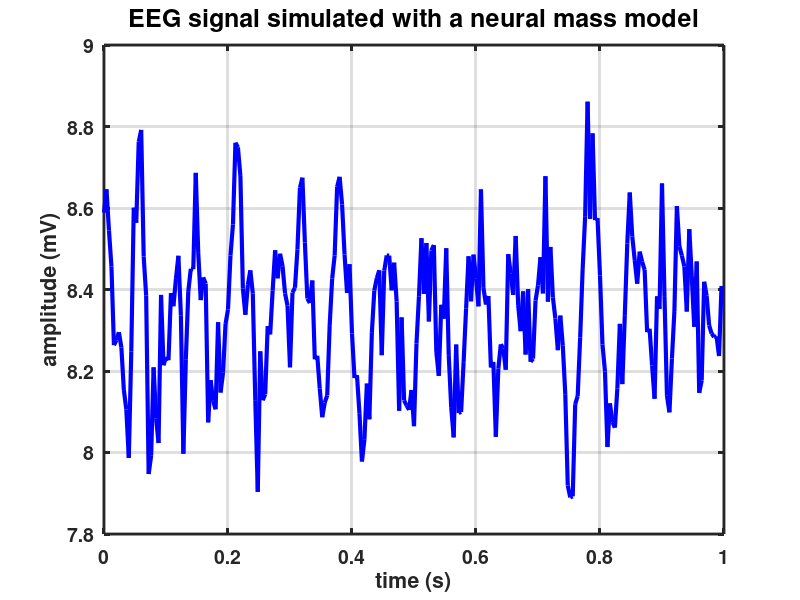
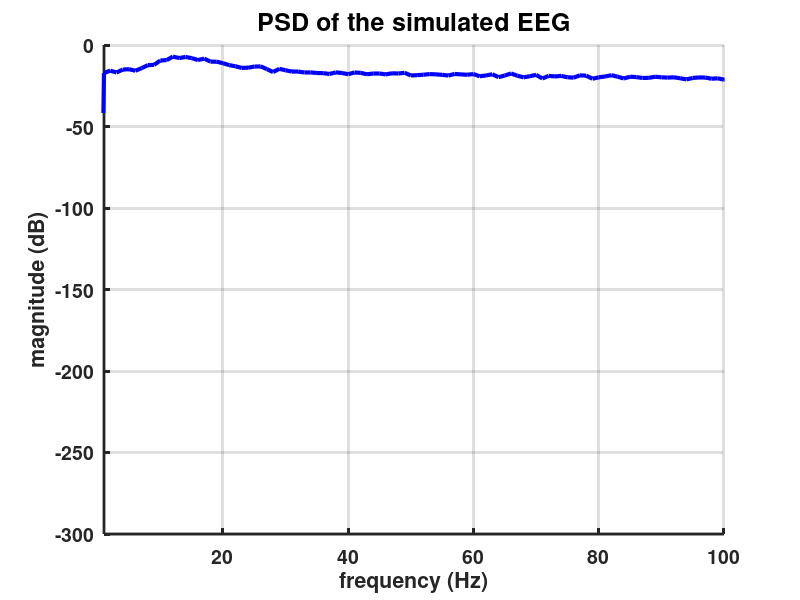
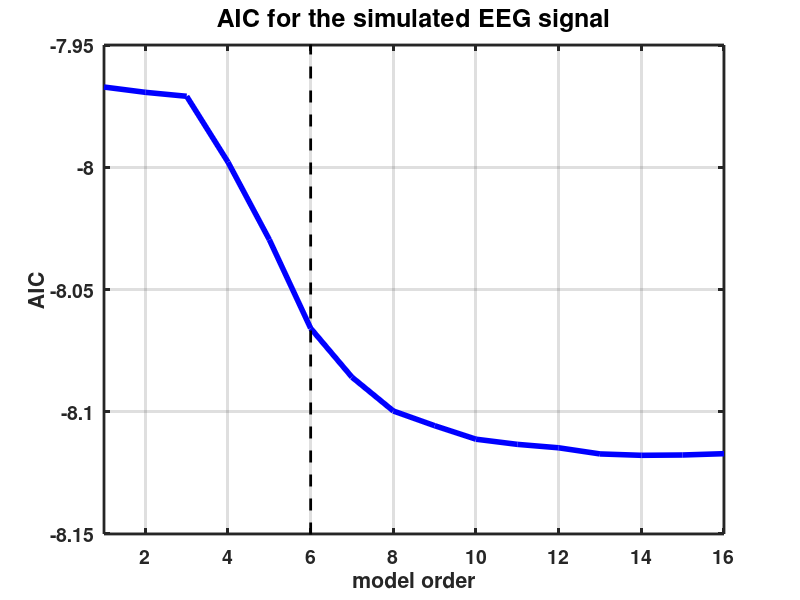
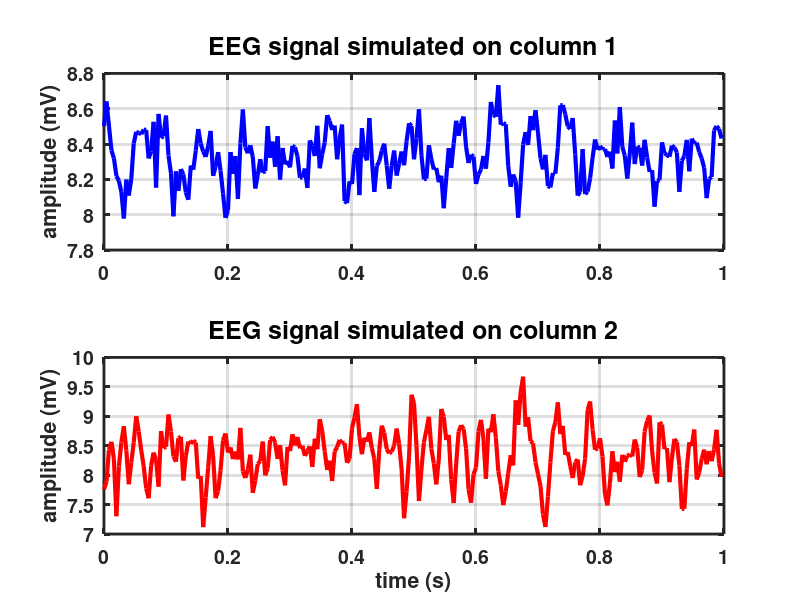

These figures' MATLAB source, in order:

%% Plotting the figures for the SINGLE column case

clear all; clc
load('data_single')
load('results_single')

Nc = size(x,1);
Ns = size(x,2);
Nt = size(x,3);

% plotting the signal in time
t = [0:(Ns-1)]/Fs;
plot(t,x(1,:,1),'LineWidth',3.0,'Color','blue')
set(gca,'LineWidth',2.0,'FontSize',14,'FontWeight','bold')
set(gcf,'position',[273   244   917   423])
xlabel('time (s)')
ylabel('amplitude (mV)')
title('EEG signal simulated with a neural mass model','FontSize',18,'FontWeight','bold')
grid on

% plotting the estimated power spectral density (using the periodogram)
psd = zeros(1,Ns);
for trial = 1:Nt  
    datatrial = (x(1,:,trial)-mean(x(1,:,trial),2));
    psd = psd + 1/Nt*1/Ns*abs(fft(datatrial)).^2;         
end
figure; hold on
freqs = [0:(Ns-1)]/Ns*Fs;
plot(freqs,10*log10(psd),'Color','blue','LineWidth',3.0)
set(gca,'LineWidth',2.0,'FontSize',14,'FontWeight','bold')
xlim([freqs(2) 100])
set(gcf,'position',[368   189   680   529])
grid on
xlabel('frequency (Hz)')
ylabel('magnitude (dB)')
title('PSD of the simulated EEG','FontSize',18,'FontWeight','bold')

figure
pmax = size(aic,2);
plot(aic,'LineWidth',4.0,'color','blue')
hold on
plot([6 6],[-9 -7],'LineWidth',2.0,'LineStyle','--','Color','black')
xlim([1 pmax])
ylim([-8.15 -7.95])
set(gca,'LineWidth',2.0,'FontSize',14,'FontWeight','bold')
grid on
xlabel('model order')
ylabel('AIC')
title('AIC for the simulated EEG signal','FontSize',18,'FontWeight','bold')
set(gcf,'position',[297 165 598 446])

figure
Nf = size(Par,3);
freqs = linspace(0,0.5,Nf)*Fs;
spectplot = reshape(Par(1,1,:),1,[]);
AR = plot(freqs,10*log10(abs(spectplot)),'LineWidth',4.0,'Color','blue');
hold on
freqs = [0:(Ns-1)]/Ns*Fs;
PSD = plot(freqs,10*log10(psd),'Color','black','LineWidth',2.0);
xlim([freqs(2) Fs/2])
set(gcf,'Position',[303 189 677 527])
set(gca,'LineWidth',2.0,'FontSize',14,'FontWeight','bold')
grid on
xlabel('frequency (Hz)')
ylabel('magnitude (dB)')
legend([AR PSD],'AR','PSD')
title('Autospectra with AR model and periodogram','FontSize',18,'FontWeight','bold')

%% Plotting the figures for the DOUBLE column case

clear all; clc
load('data_double')
load('results_double')

Nc = size(x,1);
Ns = size(x,2);
Nt = size(x,3);

% plotting the signal in time
t = [0:(Ns-1)]/Fs;

subplot(Nc,1,1)
plot(t,x(1,:,1),'LineWidth',3.0,'color','blue')
set(gca,'LineWidth',2.0,'FontSize',14,'FontWeight','bold')
ylabel('amplitude (mV)')
title('EEG signal simulated on column 1','FontSize',18,'FontWeight','bold')
grid on

subplot(Nc,1,2)
plot(t,x(2,:,1),'LineWidth',3.0,'color','red')
set(gca,'LineWidth',2.0,'FontSize',14,'FontWeight','bold')
ylabel('amplitude (mV)')
xlabel('time (s)')
title('EEG signal simulated on column 2','FontSize',18,'FontWeight','bold')
grid on

set(gcf,'position',[243   129   949   580])

% plotting the estimated power spectral density (using the periodogram)

figure

colors = {'b','r'};
for c = 1:2
    
    subplot(1,2,c)
    psd = zeros(1,Ns);
    for trial = 1:Nt  
        datatrial = (x(c,:,trial)-mean(x(c,:,trial),2));
        psd = psd + 1/Nt*1/Ns*abs(fft(datatrial)).^2;         
    end
    freqs = [0:(Ns-1)]/Ns*Fs;
    plot(freqs,10*log10(psd),'Color',colors{c},'LineWidth',3.0)
    set(gca,'LineWidth',2.0,'FontSize',14,'FontWeight','bold')
    xlim([freqs(2) 100])
    set(gcf,'position',[368   189   680   529])
    grid on
    xlabel('frequency (Hz)')
    ylabel('magnitude (dB)')
    title(['PSD at channel ' num2str(c)],'FontSize',18,'FontWeight','bold')
    
end
set(gcf,'position',[194 227 1133 454])

figure
pmax = size(aic,2);
plot(aic,'LineWidth',4.0,'color','blue')
hold on
plot([12 12],[-14 -12],'LineWidth',2.0,'LineStyle','--','Color','black')
xlim([1 pmax])
ylim([-13.5 -12])
set(gca,'LineWidth',2.0,'FontSize',14,'FontWeight','bold')
grid on
xlabel('model order')
ylabel('AIC')
title('AIC for the case of two columns','FontSize',18,'FontWeight','bold')
set(gcf,'position',[297 165 598 446])

Nf = size(Par,3);
figure; n = 1;
for ci = 1:Nc
    for cj = 1:Nc
   
        subplot(Nc,Nc,n)
        if ci == cj
            
            hold on
            freqs = linspace(0,0.5,Nf)*Fs;
            spectplot = reshape(Par(ci,cj,:),1,[]);
            plot(freqs,10*log10(abs(spectplot)),'Color','blue','LineWidth',4.0)
              
            xlim([freqs(2) Fs/2])
            
            set(gca,'LineWidth',2.0,'FontSize',14,'FontWeight','bold')             
            title(['PAR ' num2str(cj) num2str(ci) ' (dB)'],'FontSize',18)
            
        else
            freqs = linspace(0,0.5,Nf)*Fs;
            gpdcplot = reshape(gpdc(ci,cj,:),1,[]);
            plot(freqs,abs(gpdcplot).^2,'Color','blue','LineWidth',4.0)
            ylim([0 1])
            xlim([0 Fs/2])      
            
            set(gca,'LineWidth',2.0,'FontSize',14,'FontWeight','bold') 
            title(['|gPDC|^2 (' num2str(cj) ') -> (' num2str(ci) ')'],'FontSize',18)
            
        end        
               
        xlabel('frequency (Hz)')
        n = n+1;
        
    end
end
set(gcf,'Position',[275 57 808 713])

Nf = size(Par,3);
figure

ci = 1; cj = 1;
subplot(1,2,1)
spectplot = reshape(Par(ci,cj,:),1,[]);
freqs = linspace(0,0.5,Nf)*Fs;
plot(freqs,10*log10(abs(spectplot)),'LineWidth',4.0,'Color','blue')
psd = zeros(1,Ns);
for trial = 1:Nt  
    datatrial = (x(ci,:,trial)-mean(x(ci,:,trial),2));
    psd = psd + 1/Nt*1/Ns*abs(fft(datatrial)).^2;         
end
freqs = [0:(Ns-1)]/Ns*Fs;
hold on
plot(freqs,10*log10(psd),'Color','black','LineWidth',2.0)
set(gca,'LineWidth',2.0,'FontSize',14,'FontWeight','bold') 
title(['Autospectrum channel ' num2str(cj)],'FontSize',18)
xlabel('frequency (Hz)')
xlim([freqs(2) Fs/2])
grid on

ci = 2; cj = 2;
subplot(1,2,2)
spectplot = reshape(Par(ci,cj,:),1,[]);
freqs = linspace(0,0.5,Nf)*Fs;
plot(freqs,10*log10(abs(spectplot)),'LineWidth',4.0,'Color','blue')
psd = zeros(1,Ns);
for trial = 1:Nt  
    datatrial = (x(ci,:,trial)-mean(x(ci,:,trial),2));
    psd = psd + 1/Nt*1/Ns*abs(fft(datatrial)).^2;         
end
freqs = [0:(Ns-1)]/Ns*Fs;
hold on
plot(freqs,10*log10(psd),'Color','black','LineWidth',2.0)
set(gca,'LineWidth',2.0,'FontSize',14,'FontWeight','bold') 
title(['Autospectrum channel ' num2str(cj)],'FontSize',18)
xlabel('frequency (Hz)')
xlim([freqs(2) Fs/2])
grid on

set(gcf,'Position',[105 193 1294 511])

Nf = size(c001.pdc,3);
freqs = linspace(0,0.5,Nf);

figure

ci = 2; cj = 1;
subplot(1,2,1)
pdcplot = reshape(c001.pdc(ci,cj,:),1,[]);
plot(freqs,pdcplot,'LineWidth',4.0,'Color','blue')
hold on
thrplot = reshape(c001.th(2,1,:),1,[]);
plot(freqs,thrplot,'LineWidth',2.0,'LineStyle','--','Color','black')
set(gca,'LineWidth',2.0,'FontSize',14,'FontWeight','bold') 
title(['|gPDC|^2 (' num2str(cj) ') -> (' num2str(ci) ')'],'FontSize',18)
xlabel('frequency (Hz)')

ci = 1; cj = 2;
subplot(1,2,2)
pdcplot = reshape(c001.pdc(ci,cj,:),1,[]);
plot(freqs,pdcplot,'LineWidth',4.0,'Color','blue')
hold on
thrplot = reshape(c001.th(1,2,:),1,[]);
plot(freqs,thrplot,'LineWidth',2.0,'LineStyle','--','Color','black')
set(gca,'LineWidth',2.0,'FontSize',14,'FontWeight','bold') 
title(['|gPDC|^2 (' num2str(cj) ') -> (' num2str(ci) ')'],'FontSize',18)
xlabel('frequency (Hz)')

set(gcf,'Position',[191 241 966 392])


















